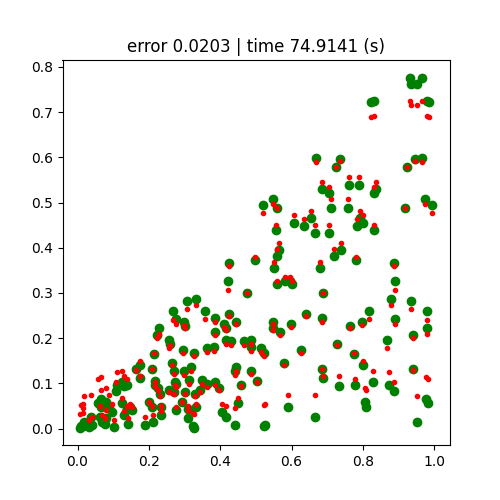

Python code for this plot:
import math
import random


#
# Shorthand:
#   "pd_" as a variable prefix means "partial derivative"
#   "d_" as a variable prefix means "derivative"
#   "_wrt_" is shorthand for "with respect to"
#   "w_ho" and "w_ih" are the index of weights from hidden to output layer neurons and input to hidden layer neurons respectively
#
# Comment references:
#
# [1] Wikipedia article on Backpropagation
#   http://en.wikipedia.org/wiki/Backpropagation#Finding_the_derivative_of_the_error
# [2] Neural Networks for Machine Learning course on Coursera by Geoffrey Hinton
#   https://class.coursera.org/neuralnets-2012-001/lecture/39
# [3] The Back Propagation Algorithm
#   https://www4.rgu.ac.uk/files/chapter3%20-%20bp.pdf

class NeuralNetwork:
    LEARNING_RATE = 0.5

    def __init__(self, num_inputs, num_hidden, num_outputs, hidden_layer_weights=None, hidden_layer_bias=None, output_layer_weights=None, output_layer_bias=None):
        self.num_inputs = num_inputs

        self.hidden_layer = NeuronLayer(num_hidden, hidden_layer_bias)
        self.output_layer = NeuronLayer(num_outputs, output_layer_bias)

        self.init_weights_from_inputs_to_hidden_layer_neurons(hidden_layer_weights)
        self.init_weights_from_hidden_layer_neurons_to_output_layer_neurons(output_layer_weights)

    def init_weights_from_inputs_to_hidden_layer_neurons(self, hidden_layer_weights):
        weight_num = 0
        for h in range(len(self.hidden_layer.neurons)):
            for i in range(self.num_inputs):
                if not hidden_layer_weights:
                    self.hidden_layer.neurons[h].weights.append(random.random())
                else:
                    self.hidden_layer.neurons[h].weights.append(hidden_layer_weights[weight_num])
                weight_num += 1

    def init_weights_from_hidden_layer_neurons_to_output_layer_neurons(self, output_layer_weights):
        weight_num = 0
        for o in range(len(self.output_layer.neurons)):
            for h in range(len(self.hidden_layer.neurons)):
                if not output_layer_weights:
                    self.output_layer.neurons[o].weights.append(random.random())
                else:
                    self.output_layer.neurons[o].weights.append(output_layer_weights[weight_num])
                weight_num += 1

    def inspect(self):
        print('------')
        print('* Inputs: {}'.format(self.num_inputs))
        print('------')
        print('Hidden Layer')
        self.hidden_layer.inspect()
        print('------')
        print('* Output Layer')
        self.output_layer.inspect()
        print('------')

    def feed_forward(self, inputs):
        hidden_layer_outputs = self.hidden_layer.feed_forward(inputs)
        return self.output_layer.feed_forward(hidden_layer_outputs)

    # Uses online learning, ie updating the weights after each training case
    def train(self, training_inputs, training_outputs):
        self.feed_forward(training_inputs)

        # 1. Output neuron deltas
        pd_errors_wrt_output_neuron_total_net_input = [0] * len(self.output_layer.neurons)
        for o in range(len(self.output_layer.neurons)):
            # ∂E/∂zⱼ
            pd_errors_wrt_output_neuron_total_net_input[o] = self.output_layer.neurons[o].calculate_pd_error_wrt_total_net_input(training_outputs[o])

        # 2. Hidden neuron deltas
        pd_errors_wrt_hidden_neuron_total_net_input = [0] * len(self.hidden_layer.neurons)
        for h in range(len(self.hidden_layer.neurons)):

            # We need to calculate the derivative of the error with respect to the output of each hidden layer neuron
            # dE/dyⱼ = Σ ∂E/∂zⱼ * ∂z/∂yⱼ = Σ ∂E/∂zⱼ * wᵢⱼ
            d_error_wrt_hidden_neuron_output = 0
            for o in range(len(self.output_layer.neurons)):
                d_error_wrt_hidden_neuron_output += pd_errors_wrt_output_neuron_total_net_input[o] * self.output_layer.neurons[o].weights[h]

            # ∂E/∂zⱼ = dE/dyⱼ * ∂zⱼ/∂
            pd_errors_wrt_hidden_neuron_total_net_input[h] = d_error_wrt_hidden_neuron_output * self.hidden_layer.neurons[h].calculate_pd_total_net_input_wrt_input()

        # 3. Update output neuron weights
        for o in range(len(self.output_layer.neurons)):
            for w_ho in range(len(self.output_layer.neurons[o].weights)):
                # ∂Eⱼ/∂wᵢⱼ = ∂E/∂zⱼ * ∂zⱼ/∂wᵢⱼ
                pd_error_wrt_weight = pd_errors_wrt_output_neuron_total_net_input[o] * self.output_layer.neurons[o].calculate_pd_total_net_input_wrt_weight(w_ho)

                # Δw = α * ∂Eⱼ/∂wᵢ
                self.output_layer.neurons[o].weights[w_ho] -= self.LEARNING_RATE * pd_error_wrt_weight

        # 4. Update hidden neuron weights
        for h in range(len(self.hidden_layer.neurons)):
            for w_ih in range(len(self.hidden_layer.neurons[h].weights)):
                # ∂Eⱼ/∂wᵢ = ∂E/∂zⱼ * ∂zⱼ/∂wᵢ
                pd_error_wrt_weight = pd_errors_wrt_hidden_neuron_total_net_input[h] * self.hidden_layer.neurons[h].calculate_pd_total_net_input_wrt_weight(w_ih)

                # Δw = α * ∂Eⱼ/∂wᵢ
                self.hidden_layer.neurons[h].weights[w_ih] -= self.LEARNING_RATE * pd_error_wrt_weight

    def calculate_total_error(self, training_sets):
        total_error = 0
        for t in range(len(training_sets)):
            training_inputs, training_outputs = training_sets[t]
            self.feed_forward(training_inputs)
            for o in range(len(training_outputs)):
                total_error += self.output_layer.neurons[o].calculate_error(training_outputs[o])
        return total_error


class NeuronLayer:
    def __init__(self, num_neurons, bias):

        # Every neuron in a layer shares the same bias
        self.bias = bias if bias else random.random()

        self.neurons = []
        for i in range(num_neurons):
            self.neurons.append(Neuron(self.bias))

    def inspect(self):
        print('Neurons:', len(self.neurons))
        for n in range(len(self.neurons)):
            print(' Neuron', n)
            for w in range(len(self.neurons[n].weights)):
                print('  Weight:', self.neurons[n].weights[w])
            print('  Bias:', self.bias)

    def feed_forward(self, inputs):
        outputs = []
        for neuron in self.neurons:
            outputs.append(neuron.calculate_output(inputs))
        return outputs

    def get_outputs(self):
        outputs = []
        for neuron in self.neurons:
            outputs.append(neuron.output)
        return outputs


class Neuron:
    def __init__(self, bias):
        self.bias = bias
        self.weights = []

    def calculate_output(self, inputs):
        self.inputs = inputs
        self.output = self.squash(self.calculate_total_net_input())
        return self.output

    def calculate_total_net_input(self):
        total = 0
        for i in range(len(self.inputs)):
            total += self.inputs[i] * self.weights[i]
        return total + self.bias

    # Apply the logistic function to squash the output of the neuron
    # The result is sometimes referred to as 'net' [2] or 'net' [1]
    def squash(self, total_net_input):
        return 1 / (1 + math.exp(-total_net_input))

    # Determine how much the neuron's total input has to change to move closer to the expected output
    #
    # Now that we have the partial derivative of the error with respect to the output (∂E/∂yⱼ) and
    # the derivative of the output with respect to the total net input (dyⱼ/dzⱼ) we can calculate
    # the partial derivative of the error with respect to the total net input.
    # This value is also known as the delta (δ) [1]
    # δ = ∂E/∂zⱼ = ∂E/∂yⱼ * dyⱼ/dzⱼ
    #
    def calculate_pd_error_wrt_total_net_input(self, target_output):
        return self.calculate_pd_error_wrt_output(target_output) * self.calculate_pd_total_net_input_wrt_input();

    # The error for each neuron is calculated by the Mean Square Error method:
    def calculate_error(self, target_output):
        return 0.5 * (target_output - self.output) ** 2

    # The partial derivate of the error with respect to actual output then is calculated by:
    # = 2 * 0.5 * (target output - actual output) ^ (2 - 1) * -1
    # = -(target output - actual output)
    #
    # The Wikipedia article on backpropagation [1] simplifies to the following, but most other learning material does not [2]
    # = actual output - target output
    #
    # Alternative, you can use (target - output), but then need to add it during backpropagation [3]
    #
    # Note that the actual output of the output neuron is often written as yⱼ and target output as tⱼ so:
    # = ∂E/∂yⱼ = -(tⱼ - yⱼ)
    def calculate_pd_error_wrt_output(self, target_output):
        return -(target_output - self.output)

    # The total net input into the neuron is squashed using logistic function to calculate the neuron's output:
    # yⱼ = φ = 1 / (1 + e^(-zⱼ))
    # Note that where ⱼ represents the output of the neurons in whatever layer we're looking at and ᵢ represents the layer below it
    #
    # The derivative (not partial derivative since there is only one variable) of the output then is:
    # dyⱼ/dzⱼ = yⱼ * (1 - yⱼ)
    def calculate_pd_total_net_input_wrt_input(self):
        return self.output * (1 - self.output)

    # The total net input is the weighted sum of all the inputs to the neuron and their respective weights:
    # = zⱼ = netⱼ = x₁w₁ + x₂w₂ ...
    #
    # The partial derivative of the total net input with respective to a given weight (with everything else held constant) then is:
    # = ∂zⱼ/∂wᵢ = some constant + 1 * xᵢw₁^(1-0) + some constant ... = xᵢ
    def calculate_pd_total_net_input_wrt_weight(self, index):
        return self.inputs[index]


# The ANN from
# https://github.com/mattm/simple-neural-network
# MIT licence


"""
///////////////////////////////////////////////////////////////////////////////
//        Copyright (c) 2012-2020 Oscar Riveros. all rights reserved.        //
//                        [email redacted]                        //
//                                                                           //
//   without any restriction, Oscar Riveros reserved rights, patents and     //
//  commercialization of this knowledge or derived directly from this work.  //
///////////////////////////////////////////////////////////////////////////////
The above copyright notice and this permission notice shall be included in all
copies or substantial portions of the Software.
THE SOFTWARE IS PROVIDED "AS IS", WITHOUT WARRANTY OF ANY KIND, EXPRESS OR
IMPLIED, INCLUDING BUT NOT LIMITED TO THE WARRANTIES OF MERCHANTABILITY,
FITNESS FOR A PARTICULAR PURPOSE AND NONINFRINGEMENT. IN NO EVENT SHALL THE
AUTHORS OR COPYRIGHT HOLDERS BE LIABLE FOR ANY CLAIM, DAMAGES OR OTHER
LIABILITY, WHETHER IN AN ACTION OF CONTRACT, TORT OR OTHERWISE, ARISING FROM,
OUT OF OR IN CONNECTION WITH THE SOFTWARE OR THE USE OR OTHER DEALINGS IN THE
SOFTWARE.
"""

import time
import copy
import hess
import numpy as np
import matplotlib.pyplot as plt

opt = None
glb = np.inf
ini = time.time()


def oracle(seq):
    global glb, opt
    a, b, c, d, e, f, g, h, i, j = data[seq][:n]
    nn = NeuralNetwork(2, 2, 1, hidden_layer_weights=[a, b, c, d], hidden_layer_bias=e, output_layer_weights=[f, g, h, i], output_layer_bias=j)
    for _ in range(size):
        for i in range(len(training_sets)):
            training_inputs, training_outputs = training_sets[i]
            nn.train(training_inputs, training_outputs)
    loc = nn.calculate_total_error(training_sets)
    if loc < glb:
        glb = loc
        print(glb)
        opt = copy.copy(nn)
        aa, bb, cc = [], [], []
        for a, b in training_sets:
            aa.append(a)
            bb.append(opt.feed_forward(a)[0])
            cc.append(b[0])
        end = time.time()
        plt.figure(figsize=(5, 5))
        plt.title('error {} | time {} (s)'.format(round(glb, 4), round(end - ini, 4)))
        plt.plot(aa, cc, 'go')
        plt.plot(aa, bb, 'r.')
        plt.savefig('ann.png')
        plt.close()
    return loc


if __name__ == '__main__':

    size = 100
    training_sets = []
    for x, y in np.random.sample(size=(size, 2)):
        training_sets.append([[x, y], [x * np.sin(y)]])

    n = 10
    m = 100
    data = np.random.logistic(size=n * m)
    hess.sequence(n * m, oracle, fast=False)
